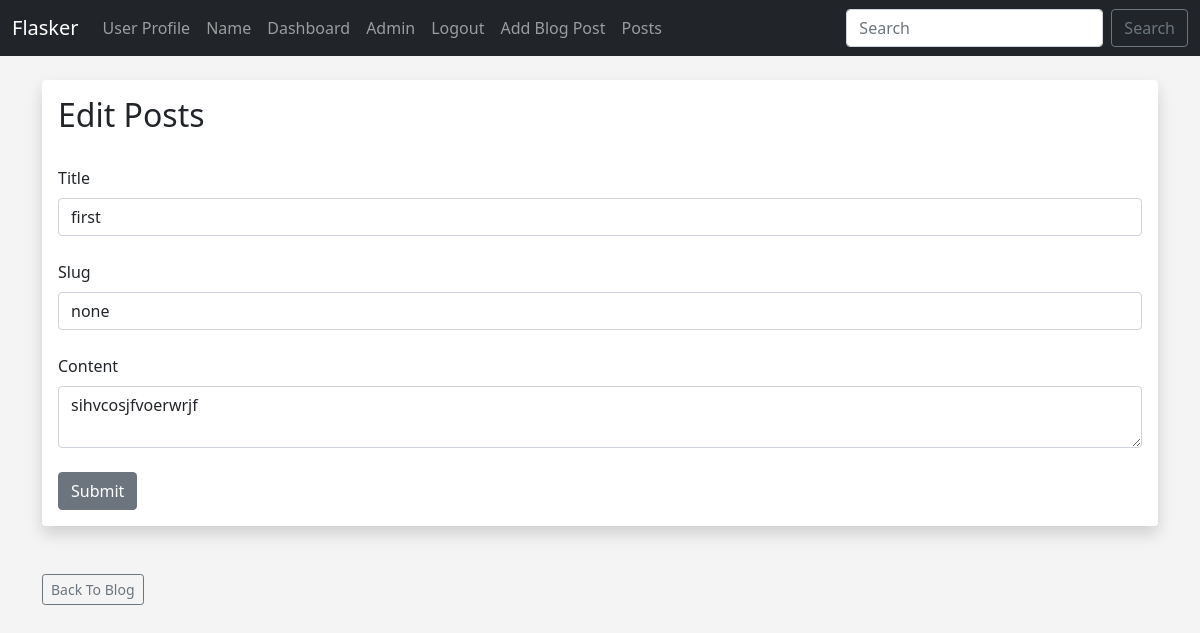
/posts/edit/1 (signed in), run on the app's committed database.
### app.py (models this page shows)
class Posts(db.Model):
	id = db.Column(db.Integer, primary_key=True)
	title = db.Column(db.String(255), nullable=False)
	content = db.Column(db.Text, nullable=False)
	date_posted = db.Column(db.DateTime, default=datetime.now())
	slug = db.Column(db.String(255), nullable=False)
	poster_id = db.Column(db.Integer, db.ForeignKey('users.id'))

### app.py (the view, shortened to what this page needs)
@app.route('/posts/edit/<int:id>', methods=['GET','POST'])
@login_required
def edit_post(id):
	post = Posts.query.get_or_404(id)
	form = PostForms()
	if current_user.id == post.poster_id or current_user.id == 1:
		form.title.data = post.title
		form.content.data= post.content
		form.slug.data = post.slug
		return render_template('edit_post.html', form=form)
	else:
		flash("You are not authorized to edit this post")
		return redirect(url_for('posts'))

### webforms.py
class PostForms(FlaskForm):
	title = StringField("Title", validators=[DataRequired()])
	content = CKEditorField('Content', validators=[DataRequired()])
	author = StringField("Author")
	slug = StringField("Slug", validators=[DataRequired()])
	submit = SubmitField("Submit")

class SearchForm(FlaskForm):
	searched = StringField('Searched', validators=[DataRequired()])
	submit = SubmitField('Search')

### app.py (called while the page is built)
@login_manager.user_loader
def load_user(user_id):
	return Users.query.get(int(user_id))

@app.context_processor
def base():
	form = SearchForm()
	return dict(form=form)

### templates/edit_post.html (shortened to what this page needs)
{% extends 'base.html' %}
{% block content %}
    <div class="shadow p-3 mb-5 bg-body rounded">
        <h2>Edit Posts</h2> <br>
            <form method="POST">
                {{form.title.label(class="form-label")}}
                {{form.title(class="form-control")}}
                <br>
                {{form.slug.label(class="form-label")}}
                {{form.slug(class="form-control")}}
                <br>
                {{form.content.label(class="form-label")}}
                {{form.content(class="form-control", row="10")}}
                <br>
                {{form.submit(class="btn btn-secondary")}}
            </form>
    </div>
    <a href="{{ url_for('posts') }}" type="button" class="btn btn-outline-secondary btn-sm">Back To Blog</a>
{% endblock content %}

### static/css/style.css (style rules this page uses)
body { background: #f4f4f4; }

### data on the page
Posts: title "first", slug "none", content "sihvcosjfvoerwrjf"
